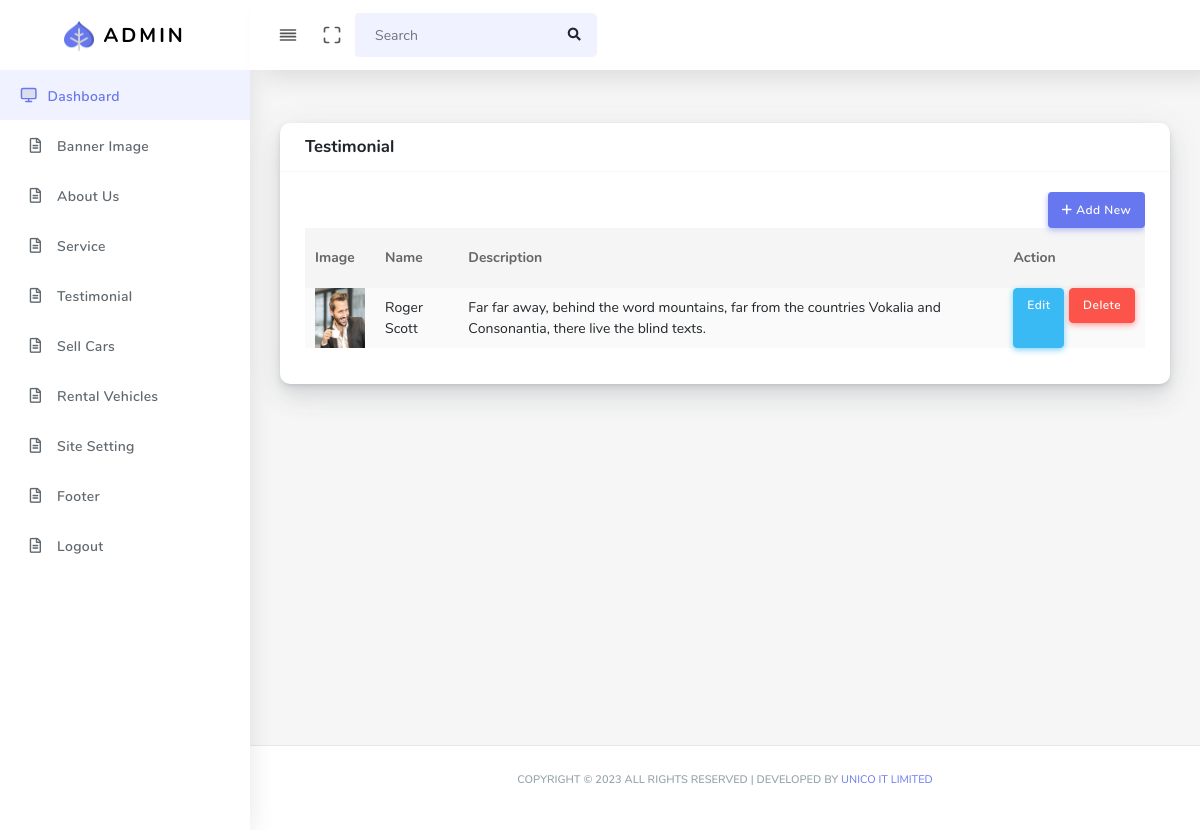
The app's page /admin/testimonial.php with its own data.
### tables this page shows
CREATE TABLE `testimonial` (
  `id` int(11) NOT NULL,
  `image` varchar(244) NOT NULL,
  `name` varchar(35) NOT NULL,
  `description` varchar(600) NOT NULL
);

### admin/testimonial.php (the view, shortened to what this page needs)
<?php include("header.php");
?>
<section class="section">
    <div class="section-body">
        <div class="row">
            <div class="col-12">
                <div class="card">
                    <div class="card-header">
                        <h4>Testimonial</h4>
                    </div>
                    <div class="card-body">
                        <div class="table-responsive">
                            <div class="text-right">
                                <a href="testimonialCreate.php" class="btn btn-icon icon-left btn-primary"><i class="fa-solid fa-plus"></i> Add New</a>
                            </div>
                            <table class="table table-striped table-hover" id="tableExport" style="width:100%;">
                                <thead>
                                    <tr>
                                    <th>Image</th>
                                        <th>Name</th>
                                        <th>Description</th>
                                        <th>Action</th>
                                    </tr>
                                </thead>
                                <tbody>
                                <?php
                            $sql = "SELECT * FROM testimonial ORDER BY id ASC";
                            $result = $conn->query($sql);
                            if ($result->num_rows > 0) {
                                while ($row = $result->fetch_assoc()) {
                            ?>
                                    <tr>
                                    <td> <img src="assets/testimonial/<?php echo $row['image']?>" alt="Girl in a jacket" width="50" height="60"> </td>
                                        <td><?php echo $row['name']?></td>
                                        <td><?php echo $row['description']?></td>
                                        <td style="display: inline-flex;">
                                            <a href="testimonialEdit.php?id=<?php echo $row['id']?>" class="btn btn-icon btn-info custom_btn_info">Edit</a>
                                            <form action="testimonialDelete.php?id=<?php echo $row['id']?>" method="post">
                                                <button type="submit" class="btn btn-icon btn-danger" style="margin-left: 5px">Delete</button>
                                            </form>
                                        </td>
                                    </tr>
                                    <?php }}?>
                                </tbody>
                            </table>
                        </div>
                    </div>
                </div>
            </div>
        </div>
    </div>
</section>
<?php include("footer.php"); ?>

### records on screen
testimonial: image (picture), name "Roger Scott", description "Far far away, behind the word mountains, far from the countries Vokalia and Consonantia, there live the blind texts."
